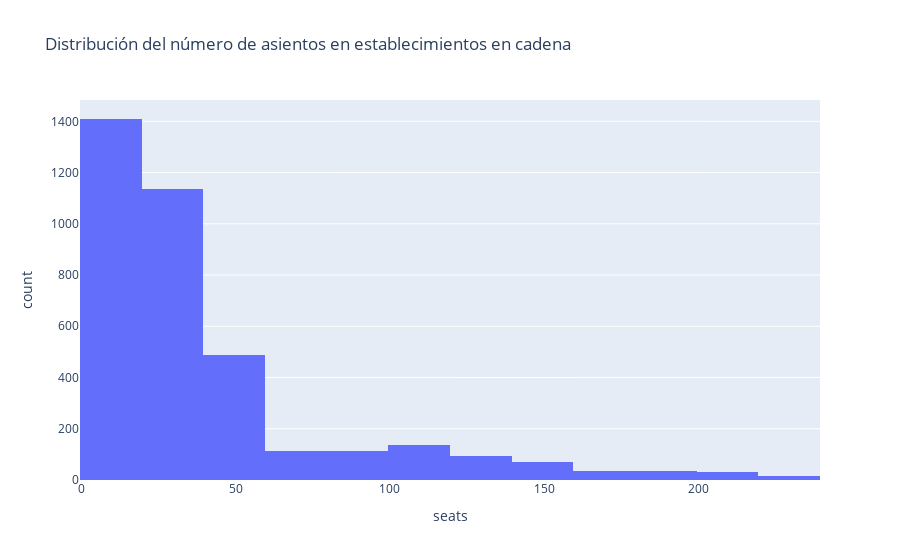

The notebook cell this image was saved under:
### Code cell
#graficando un histograma
fig = px.histogram(chain_list, x="seats", nbins = 20, title="Distribución del número de asientos en establecimientos en cadena")
fig.show()

### Figure 1 — Plotly figure (JSON) as saved in the notebook; plotly's stock layout.template omitted (floating-point values rounded to 4 significant figures; data arrays with more than 128 entries replaced by an {"elided": "..."} marker saying what was removed)
{"data": [{"alignmentgroup": "True", "bingroup": "x", "hovertemplate": "seats=%{x}<br>count=%{y}<extra></extra>", "legendgroup": "", "marker": {"color": "#636efa", "pattern": {"shape": ""}}, "name": "", "nbinsx": 20, "offsetgroup": "", "orientation": "v", "showlegend": false, "type": "histogram", "x": {"elided": "3676 int values"}, "xaxis": "x", "yaxis": "y"}], "layout": {"barmode": "relative", "legend": {"tracegroupgap": 0}, "title": {"text": "Distribución del número de asientos en establecimientos en cadena"}, "xaxis": {"anchor": "y", "domain": [0, 1], "title": {"text": "seats"}}, "yaxis": {"anchor": "x", "domain": [0, 1], "title": {"text": "count"}}}}
